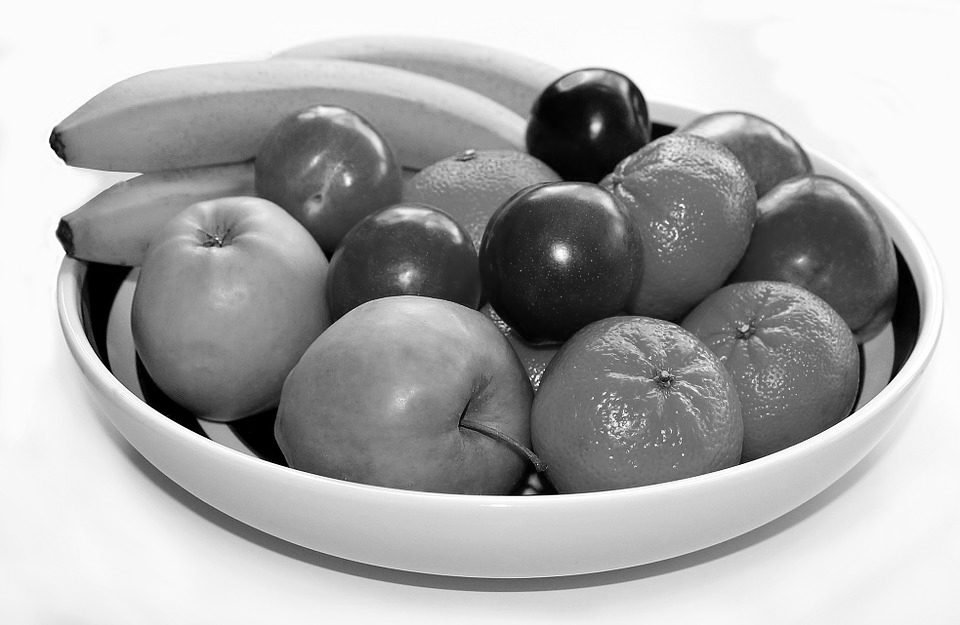
#> input picture week7/session/fruit.png, 960 x 625 px
$ python combine.py
#> lines starting #> are read from the running program, lines starting #| are printed output that depends on the picture
from PIL import Image
import numpy as np

# open the image to be accessed using 'im'
im = Image.open("fruit.png")
#> im is the input picture: PIL image 960x625 L; min 0, max 255, mean 170
fruit = np.array(im)

im2 = Image.open("tuscany_landscape.png")
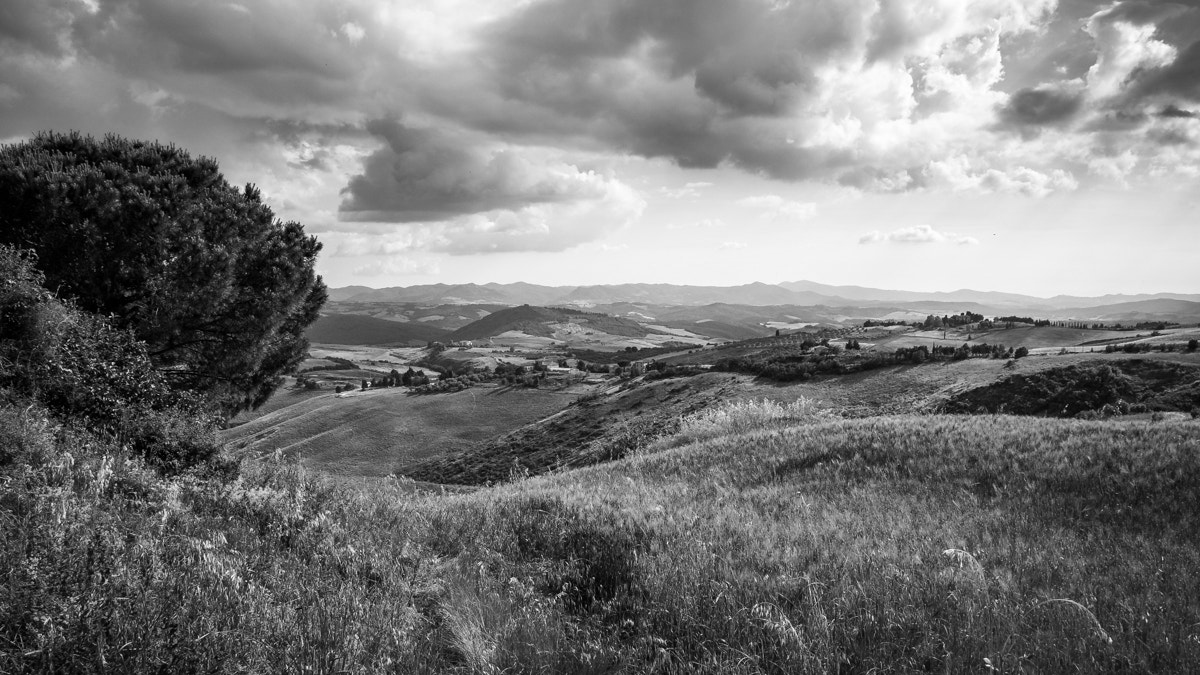
#> input picture week7/session/tuscany_landscape.png, 1200 x 675 px
#> im2 is the input picture: PIL image 1200x675 L; min 0, max 255, mean 119.9
landscape = np.array(im2)

# create a new list for the new image
for row in range(fruit.shape[0]):
    for column in range(fruit.shape[1]):
        # if fruit[row, column] > 230:
        #     fruit[row, column] = landscape[row, column]
        fruit[row, column] = landscape[row, column] - fruit[row, column]
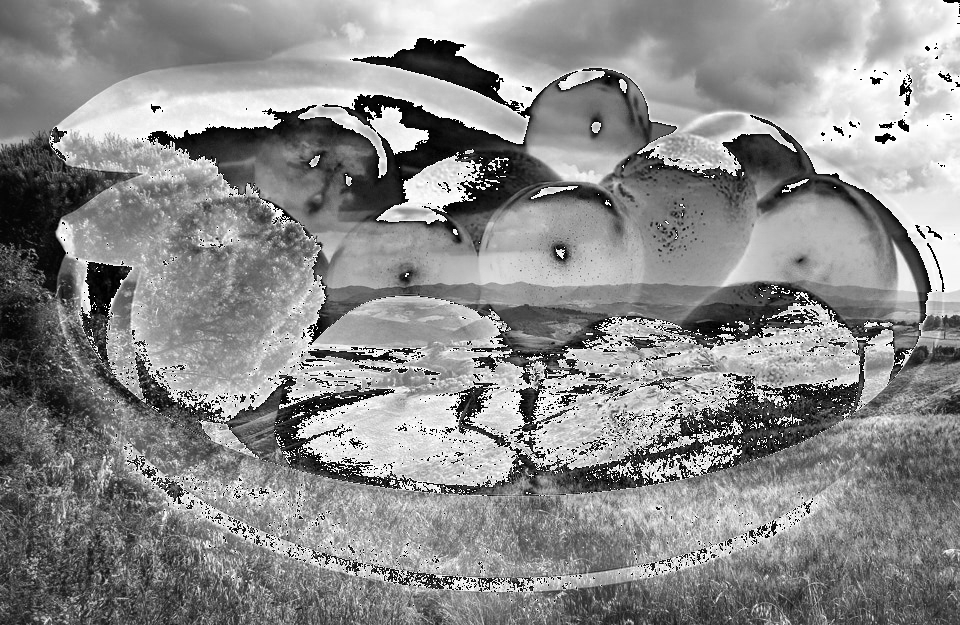
#> fruit: shape (625, 960); min 0, max 255, mean 138.6

# convert the new image to an array of 8 bit integers
# uint8 => unsigned (no negative numbers) integers of 8 bits
new_pix = np.array(fruit).astype('uint8')
# convert the array into an image
im2 = Image.fromarray(new_pix)
# show the new image
im2.show()
# im2.save("fruit_fade_2.png")
